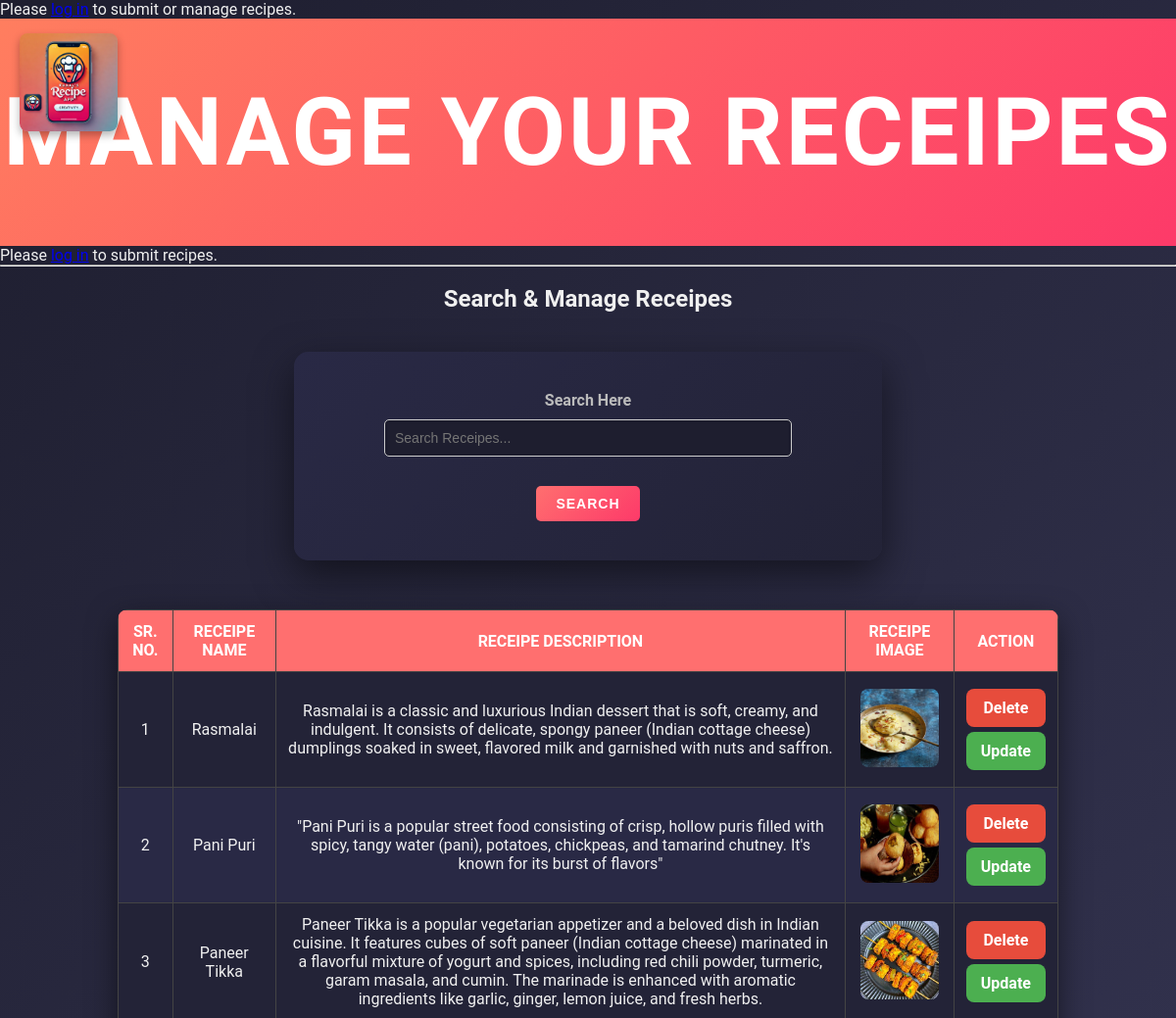
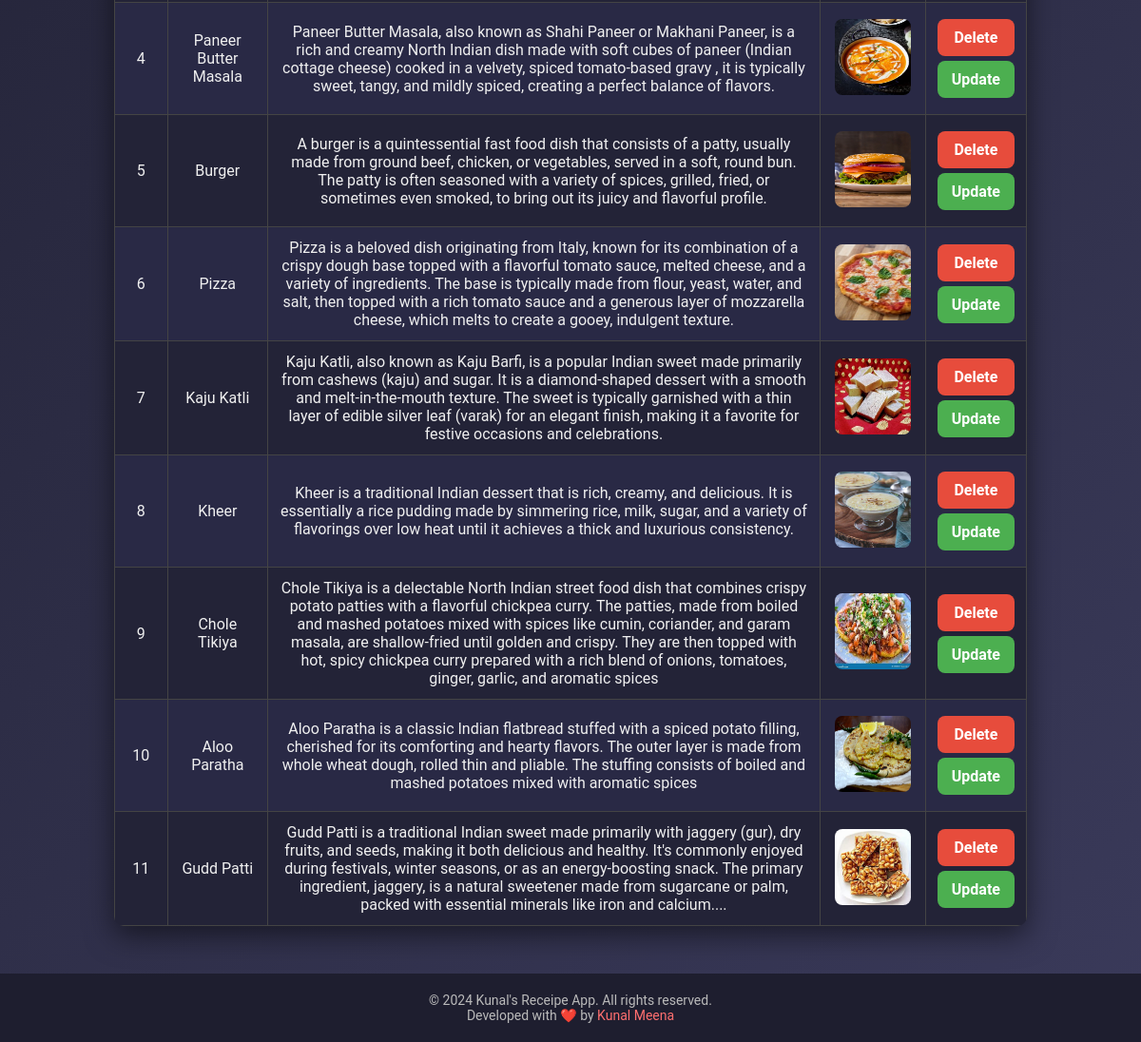
Screenshot of /receipes/ with the database file from the repository (2 pictures, top to bottom).
### Kunal_Recipe_App/models.py (models this page shows)
class Receipe(models.Model):
    receipe_name = models.CharField(max_length = 100)
    receipe_description = models.TextField()
    receipe_image = models.ImageField(upload_to = "receipe")

### Kunal_Recipe_App/views.py (the view, shortened to what this page needs)
# urls.py: path('receipes/', receipes ,name = "receipes") ,#siteheading , function_name , name
def receipes(request):
    context = {}
    query = request.GET.get('search', '')
    if query:
        queryset = Receipe.objects.filter(receipe_name__icontains=query)
    else:
        queryset = Receipe.objects.all()
    context['receipes'] = queryset
    return render(request, "receipes.html", context)

### Kunal_Recipe_App/templates/receipes.html (shortened to what this page needs)
<!DOCTYPE html>
<html lang="en">
<head>
    {% load static %}
</head>
<body>
    {% load static %}
    {% if not user.is_authenticated %}
    <div class="alert alert-warning">
        Please <a href="{% url 'login' %}">log in</a> to submit or manage recipes.
    </div>
    {% endif %}
    <header>
        <img src="{% static 'images/logo.png.webp' %}" alt="Logo">
        <h1>Manage Your Receipes</h1>
    </header>
    <div class="container">
        {% if user.is_authenticated %}
        <form method="post" enctype="multipart/form-data">
            {% csrf_token %}
            <h2>Submit Receipe Details</h2>
            <label for="receipe_name">Receipe Name:</label>
            <input type="text" name="receipe_name" placeholder="Enter Receipe Name" required>
            <label for="receipe_description">Receipe Description:</label>
            <textarea name="receipe_description" placeholder="Enter Receipe Description" rows="4" required></textarea>
            <label for="receipe_image">Upload Receipe Image:</label>
            <input type="file" name="receipe_image" accept="image/*" required>
            <button type="submit">Submit Receipe</button>
        </form>
    {% else %}
        <div class="alert alert-warning text-center" role="alert">
            Please <a href="{% url 'login' %}" class="alert-link">log in</a> to submit recipes.
        </div>
    {% endif %}
        <hr>
        <br>
        <h2 style="text-align: center;">Search & Manage Receipes</h2>
        <form method="get" action="{% url 'receipes' %}" style="text-align: center; margin-bottom: 20px;">
            <label for="search" style="display: block; margin-bottom: 10px; font-size: 16px; font-weight: bold;">Search Here </label>
            <input
                type="text"
                id="search"
                name="search"
                value="{{ request.GET.search }}"
                placeholder="Search Receipes..."
                style="
                    width: 80%;
                    padding: 10px;
                    font-size: 14px;
                    border: 1px solid #ccc;
                    border-radius: 5px;
                    box-shadow: inset 0 1px 3px rgba(0, 0, 0, 0.1);
                "
            />
            <button type="submit" class="search-button">Search</button>
        </form>
        <table>
            <thead>
                <tr>
                    <th>Sr. No.</th>
                    <th>Receipe Name</th>
                    <th>Receipe Description</th>
                    <th>Receipe Image</th>
                    <th>Action</th>
                </tr>
            </thead>
            <tbody>
                {% for receipe in receipes %}
                <tr>
                    <td>{{ forloop.counter }}</td>
                    <td>{{ receipe.receipe_name }}</td>
                    <td>{{ receipe.receipe_description }}</td>
                    <td><img src="/media/{{ receipe.receipe_image }}" alt="Receipe Image"></td>
                    <td>
                        <a href="/delete/{{ receipe.id }}/" class="delete-btn">Delete</a>
                        <a href="/update/{{ receipe.id }}/" class="update-btn">Update</a>
                    </td>
                </tr>
                {% endfor %}
            </tbody>
        </table>
    </div>
    <footer>
        <p>&copy; 2024 Kunal's Receipe App. All rights reserved.</p>
        <p>Developed with ❤️ by <a href="https://www.linkedin.com/in/kunal8859/">Kunal Meena</a></p>
    </footer>
</body>
</html>

### Kunal_Recipe_App/templates/receipes.html (style rules this page uses)
* { margin: 0; padding: 0; box-sizing: border-box; }
body { font-family: 'Roboto', sans-serif; background: linear-gradient(135deg, #1e1e2f, #3a3a5a); color: #f0f0f0; min-height: 100vh; }
header { background: linear-gradient(135deg, #ff7e5f, #fd3a69); padding: 60px 0; text-align: center; color: white; font-size: 3em; font-weight: bold; text-transform: uppercase; letter-spacing: 3px; position: relative; }
header img { position: absolute; top: 15px; left: 20px; width: 100px; height: auto; border-radius: 8px; box-shadow: 0 4px 8px rgba(0, 0, 0, 0.3); }
form { background: linear-gradient(135deg, #292945, #232337); padding: 40px; max-width: 600px; margin: 40px auto; border-radius: 15px; box-shadow: 0 15px 40px rgba(0, 0, 0, 0.5); transition: transform 0.3s ease, box-shadow 0.3s ease; }
label { font-weight: 600; color: #bbb; margin-bottom: 8px; display: block; font-size: 16px; }
input[type="text"], textarea, input[type="file"] { width: 100%; padding: 14px; margin-bottom: 20px; border: 1px solid #444; border-radius: 8px; font-size: 16px; background: #1e1e2f; color: #fff; transition: all 0.3s ease; }
button { width: 100%; padding: 15px; background: linear-gradient(135deg, #ff6f6f, #fd3a69); color: white; border: none; border-radius: 8px; font-size: 18px; cursor: pointer; font-weight: bold; text-transform: uppercase; letter-spacing: 1px; transition: background 0.3s ease, transform 0.3s ease, box-shadow 0.3s ease; }
.search-button { width: auto; padding: 10px 20px; background-color: #007bff; color: white; border: none; border-radius: 5px; font-size: 14px; cursor: pointer; margin-top: 10px; text-transform: uppercase; font-weight: bold; transition: background-color 0.3s ease, box-shadow 0.3s ease; }
table { width: 80%; margin: 50px auto; border-collapse: collapse; font-family: 'Roboto', sans-serif; background: #232337; color: #f0f0f0; border-radius: 10px; overflow: hidden; box-shadow: 0 10px 30px rgba(0, 0, 0, 0.5); }
th, td { padding: 12px; text-align: center; border: 1px solid #444; }
th { background: #ff6f6f; color: #fff; text-transform: uppercase; }
tr:nth-child(even) { background-color: #292945; }
td img { border-radius: 8px; width: 80px; height: 80px; }
.delete-btn, .update-btn { display: block; padding: 10px 15px; color: white; border-radius: 8px; font-size: 16px; font-weight: 600; text-decoration: none; margin: 5px 0; text-align: center; transition: all 0.3s ease; }
.delete-btn { background: #e74c3c; }
.update-btn { background: #4CAF50; }
footer { text-align: center; padding: 20px; background: #1e1e2f; color: #bbb; font-size: 14px; }
footer a { color: #ff6f6f; text-decoration: none; }

### rows the page displays
Receipe: receipe_name "Rasmalai", receipe_description "Rasmalai is a classic and luxurious Indian dessert that is soft, creamy, and indulgent. It consists of delicate, spongy paneer (Indian cottage cheese) dumplings soaked in sweet, flavored milk and garnished with nuts and saffron.", receipe_image (picture)
Receipe: receipe_name "Pani Puri", receipe_description "\"Pani Puri is a popular street food consisting of crisp, hollow puris filled with spicy, tangy water (pani), potatoes, chickpeas, and tamarind chutney. It's known for its burst of flavors\"", receipe_image (picture)
Receipe: receipe_name "Paneer Tikka", receipe_description "Paneer Tikka is a popular vegetarian appetizer and a beloved dish in Indian cuisine. It features cubes of soft paneer (Indian cottage cheese) marinated in a flavorful mixture of yogurt and spices, including red chili powder, turmeric, garam masala, and cumin. The marinade is enhanced with aromatic ingredients like garlic, ginger, lemon juice, and fresh herbs.", receipe_image (picture)
Receipe: receipe_name "Paneer Butter Masala", receipe_description "Paneer Butter Masala, also known as Shahi Paneer or Makhani Paneer, is a rich and creamy North Indian dish made with soft cubes of paneer (Indian cottage cheese) cooked in a velvety, spiced tomato-based gravy , it is typically sweet, tangy, and mildly spiced, creating a perfect balance of flavors.", receipe_image (picture)
Receipe: receipe_name "Burger", receipe_description "A burger is a quintessential fast food dish that consists of a patty, usually made from ground beef, chicken, or vegetables, served in a soft, round bun. The patty is often seasoned with a variety of spices, grilled, fried, or sometimes even smoked, to bring out its juicy and flavorful profile.", receipe_image (picture)
Receipe: receipe_name "Pizza", receipe_description "Pizza is a beloved dish originating from Italy, known for its combination of a crispy dough base topped with a flavorful tomato sauce, melted cheese, and a variety of ingredients. The base is typically made from flour, yeast, water, and salt, then topped with a rich tomato sauce and a generous layer of mozzarella cheese, which melts to create a gooey, indulgent texture.", receipe_image (picture)
Receipe: receipe_name "Kaju Katli", receipe_description "Kaju Katli, also known as Kaju Barfi, is a popular Indian sweet made primarily from cashews (kaju) and sugar. It is a diamond-shaped dessert with a smooth and melt-in-the-mouth texture. The sweet is typically garnished with a thin layer of edible silver leaf (varak) for an elegant finish, making it a favorite for festive occasions and celebrations.", receipe_image (picture)
Receipe: receipe_name "Kheer", receipe_description "Kheer is a traditional Indian dessert that is rich, creamy, and delicious. It is essentially a rice pudding made by simmering rice, milk, sugar, and a variety of flavorings over low heat until it achieves a thick and luxurious consistency.", receipe_image (picture)
Receipe: receipe_name "Chole Tikiya", receipe_description "Chole Tikiya is a delectable North Indian street food dish that combines crispy potato patties with a flavorful chickpea curry. The patties, made from boiled and mashed potatoes mixed with spices like cumin, coriander, and garam masala, are shallow-fried until golden and crispy. They are then topped with hot, spicy chickpea curry prepared with a rich blend of onions, tomatoes, ginger, garlic, and aromatic spices", receipe_image (picture)
Receipe: receipe_name "Aloo Paratha", receipe_description "Aloo Paratha is a classic Indian flatbread stuffed with a spiced potato filling, cherished for its comforting and hearty flavors. The outer layer is made from whole wheat dough, rolled thin and pliable. The stuffing consists of boiled and mashed potatoes mixed with aromatic spices", receipe_image (picture)
Receipe: receipe_name "Gudd Patti", receipe_description "Gudd Patti is a traditional Indian sweet made primarily with jaggery (gur), dry fruits, and seeds, making it both delicious and healthy. It's commonly enjoyed during festivals, winter seasons, or as an energy-boosting snack. The primary ingredient, jaggery, is a natural sweetener made from sugarcane or palm, packed with essential minerals like iron and calcium....", receipe_image (picture)
